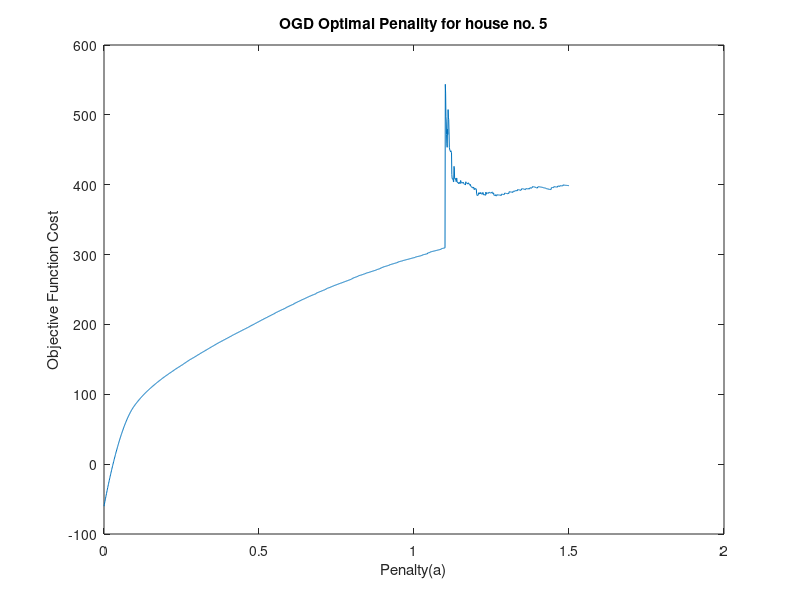

Write the MATLAB code that produced this figure.
%y = true demand values between Nov 1, 2015 to Nov 7, 2017
%x(0) = 0;
% Select a home number to proceed 
home_num = input('Enter the home no: ');
if home_num == 1
    data = csvread('Home1_yr1.csv');
elseif home_num == 2
    data = csvread('Home2_yr1.csv');
elseif home_num == 3
    data = csvread('Home3_yr1.csv');
elseif home_num == 4
    data = csvread('Home4_yr1.csv');
elseif home_num == 5
    data = csvread('Home5_yr1.csv');
elseif home_num == 6
    data = csvread('Home6_yr1.csv');
elseif home_num == 7
    data = csvread('Home7_yr1.csv');
elseif home_num == 8
    data = csvread('Home8_yr1.csv');
elseif home_num == 9
    data = csvread('Home9_yr1.csv');
elseif home_num == 10
    data = csvread('Home10_yr1.csv');
else
    disp('This is not a valid house number.');
    return
end

%Week into consideration: 11/01/2015 - 11/07/2015
%Last Week in csv data: 11/30/2015.
%Hence we need to shorten our field of interest in csv
W = 2208;
T = 672;
y = data(end - W - T + 1:end - W);
p = 0.4/4; % 0.4 kWh divided by 4 to give kW/15min
a = 4/4;
b = 4/4;   
x(1) = 0;
x(2) = 0;
k = 0;
l = 0.039;
superobj(1) = 0;
learningRate(1) = 0;
i = 1;
for a= 0:0.001:1.5
    learningRate(i) = a;
    obj = 0;
    for t = 2:T
        if y(t) > x(t)
            if x(t) > x(t-1)
                k = p-a+b;
            else
                k = p-a-b;
            end
        else
            if x(t) > x(t-1)
                k = p+b;
            else
                k = p-b;
            end
        end
        x(t+1) = x(t) - l * k;
    end

    for k = 2:T
        obj = obj + p*x(k) + a*max(0,y(k) - x(k))+ b*abs(x(k) - x(k-1));
    end
    superobj(i) = obj;
    i = i+1;
end

figure,
% idxmin = find(superobj == min(superobj));

% plot(learningRate,superobj,'-p','MarkerIndices',[idxmin],...
%     'MarkerFaceColor','red',...
%     'MarkerSize',15)
plot(learningRate,superobj)
hold on
title(sprintf('OGD Optimal Penality for house no. %d',home_num))
xlabel('Penalty(a)')
ylabel('Objective Function Cost')




